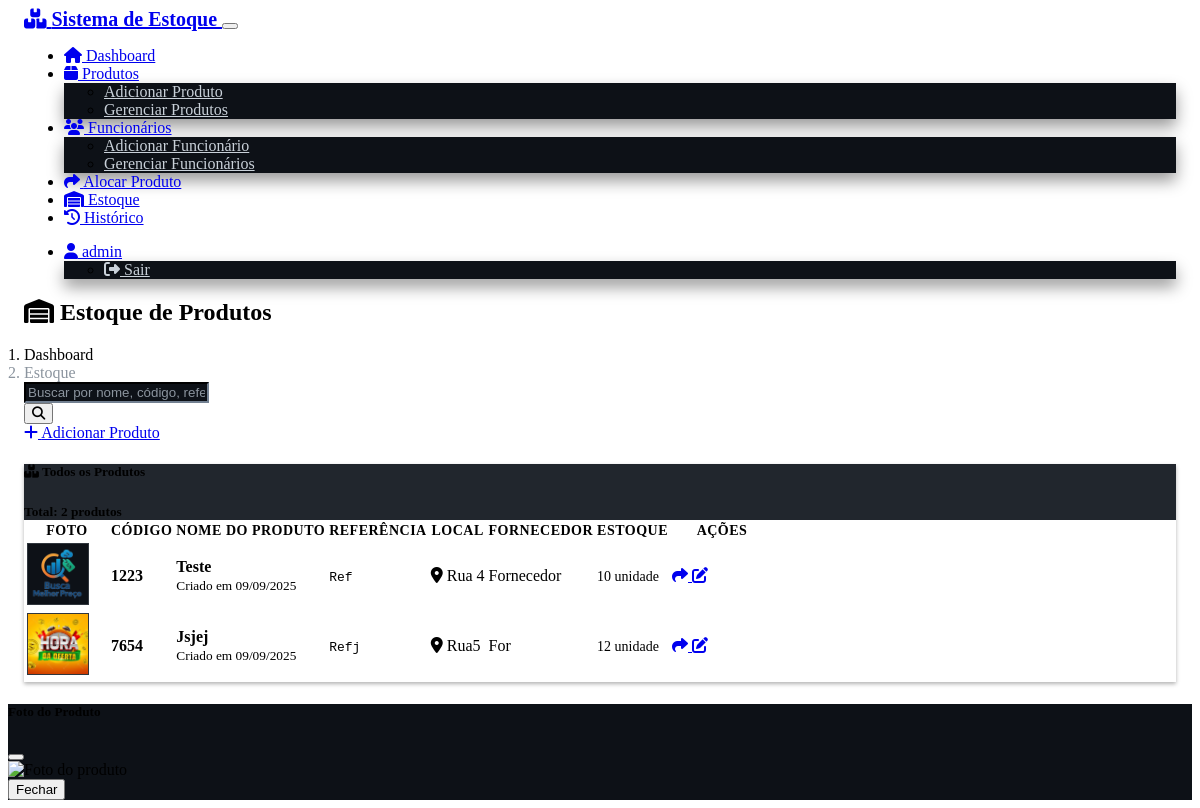
The page /inventory (signed in) on the database its author committed.
### models.py (models this page shows, shortened)
class User(UserMixin, db.Model):
    __tablename__ = 'users'
    id = db.Column(db.Integer, primary_key=True)
    username = db.Column(db.String(64), unique=True, nullable=False)
    email = db.Column(db.String(120), unique=True, nullable=False)
    password_hash = db.Column(db.String(256), nullable=False)
    role = db.Column(db.String(20), nullable=False, default='producao')  # 'almoxarifado', 'producao'
    is_admin = db.Column(db.Boolean, default=False)
    is_active = db.Column(db.Boolean, default=True)
    created_at = db.Column(db.DateTime, default=brazil_now)
    created_by = db.Column(db.Integer, db.ForeignKey('users.id'), nullable=True)
    reset_token = db.Column(db.String(120), nullable=True)
    reset_token_expires = db.Column(db.DateTime, nullable=True)
    allocations = db.relationship('Allocation', foreign_keys='Allocation.user_id', backref='user', lazy=True)

class Product(db.Model):
    __tablename__ = 'products'
    id = db.Column(db.Integer, primary_key=True)
    code = db.Column(db.String(50), unique=True, nullable=False)
    name = db.Column(db.String(200), nullable=False)
    supplier_reference = db.Column(db.String(100), nullable=True)
    location = db.Column(db.String(100), nullable=False)
    quantity = db.Column(db.Integer, nullable=False, default=0) # This line is not changed by the provided changes
    unit = db.Column(db.String(20), nullable=False)  # 'unidade', 'metros', 'pacote', 'cento'
    photo_filename = db.Column(db.String(255), nullable=True)
    supplier_name = db.Column(db.String(100), nullable=False)
    created_at = db.Column(db.DateTime, default=brazil_now)
    updated_at = db.Column(db.DateTime, default=brazil_now, onupdate=brazil_now)
    created_by = db.Column(db.Integer, db.ForeignKey('users.id'), nullable=False)
    allocations = db.relationship('Allocation', backref='product', lazy=True)
    stock_movements = db.relationship('StockMovement', backref='product', lazy=True)

### routes.py (the view)
@app.route('/inventory')
@login_required
def inventory():
    page = request.args.get('page', 1, type=int)
    search = request.args.get('search', '', type=str)
    query = Product.query
    if search:
        query = query.filter(
            Product.name.contains(search) |
            Product.code.contains(search) |
            Product.supplier_reference.contains(search)
        )
    products = query.paginate(
        page=page, per_page=20, error_out=False
    )
    form = AllocationForm()
    return render_template('inventory.html', products=products, search=search, form=form)

### forms.py
class AllocationForm(FlaskForm):
    product_search = StringField('Buscar Produto', validators=[DataRequired()])
    product_id = HiddenField('Product ID', validators=[DataRequired()])
    work_number = StringField('Número da Obra', validators=[DataRequired(), Length(max=50)])
    quantity = IntegerField('Quantidade', validators=[DataRequired(), NumberRange(min=1)])
    notes = TextAreaField('Observações')

### app.py (called while the page is built)
@login_manager.user_loader
def load_user(user_id):
    from models import User
    return User.query.get(int(user_id))

### templates/inventory.html (shortened to what this page needs)
{% extends "base.html" %}
{% block content %}
<div class="row">
    <div class="col-12">
        <h2><i class="fas fa-warehouse"></i> Estoque de Produtos</h2>
        <nav aria-label="breadcrumb">
            <ol class="breadcrumb">
                <li class="breadcrumb-item"><a href="{{ url_for('index') }}">Dashboard</a></li>
                <li class="breadcrumb-item active">Estoque</li>
            </ol>
        </nav>
    </div>
</div>
<div class="row mb-3">
    <div class="col-md-8">
        <form method="GET" class="d-flex">
            <div class="autocomplete-container me-2" style="flex-grow: 1;">
                <input type="text" name="search" class="form-control"
                       placeholder="Buscar por nome, código, referência ou local..."
                       value="{{ search }}" id="smartSearchInput">
            </div>
            <button type="submit" class="btn btn-outline-secondary ms-2">
                <i class="fas fa-search"></i>
            </button>
        </form>
    </div>
    <div class="col-md-4 text-end">
        {% if current_user.role == 'almoxarifado' %}
        <a href="{{ url_for('add_product') }}" class="btn btn-primary">
            <i class="fas fa-plus"></i> Adicionar Produto
        </a>
        {% endif %}
    </div>
</div>
<div class="card">
    <div class="card-header d-flex justify-content-between align-items-center">
        <h5><i class="fas fa-boxes"></i>
            {% if search %}
                Resultados da busca "{{ search }}"
            {% else %}
                Todos os Produtos
            {% endif %}
        </h5>
        <small class="text-muted">
            Total: {{ products.total }} produto{{ 's' if products.total != 1 else '' }}
        </small>
    </div>
    <div class="card-body">
        {% if products.items %}
        <div class="table-responsive">
            <table class="table table-hover">
                <thead>
                    <tr>
                        <th width="80">Foto</th>
                        <th>Código</th>
                        <th>Nome do Produto</th>
                        <th>Referência</th>
                        <th>Local</th>
                        <th>Fornecedor</th>
                        <th>Estoque</th>
                        <th width="100">Ações</th>
                    </tr>
                </thead>
                <tbody>
                    {% for product in products.items %}
                    <tr>
                        <td>
                            {% if product.photo_filename %}
                                <img src="{{ url_for('uploaded_file', filename=product.photo_filename) }}"
                                     alt="Foto do produto" class="img-thumbnail product-photo"
                                     style="width: 60px; height: 60px; object-fit: cover; cursor: pointer;"
                                     onclick="showProductPhoto('{{ product.photo_filename }}', '{{ product.code }}', '{{ product.name }}')"
                                     title="Clique para ampliar">
                            {% else %}
                                <div class="bg-secondary d-flex align-items-center justify-content-center rounded"
                                     style="width: 60px; height: 60px;">
                                    <i class="fas fa-image text-white"></i>
                                </div>
                            {% endif %}
                        </td>
                        <td>
                            <strong class="text-primary">{{ product.code }}</strong>
                        </td>
                        <td>
                            <div>
                                <strong>{{ product.name }}</strong>
                                <br>
                                <small class="text-muted">
                                    Criado em {{ product.created_at.strftime('%d/%m/%Y') }}
                                </small>
                            </div>
                        </td>
                        <td>
                            {% if product.supplier_reference %}
                                <code>{{ product.supplier_reference }}</code>
                            {% else %}
                                <span class="text-muted">-</span>
                            {% endif %}
                        </td>
                        <td>
                            <i class="fas fa-map-marker-alt text-muted"></i> {{ product.location }}
                        </td>
                        <td>
                            <span class="badge bg-info">{{ product.supplier_name }}</span>
                        </td>
                        <td>
                            {% if product.quantity > 10 %}
                                <span class="badge bg-success fs-6">
                                    {{ product.quantity|int }} {{ product.unit }}
                                </span>
                            {% elif product.quantity > 0 %}
                                <span class="badge bg-warning fs-6">
                                    {{ product.quantity|int }} {{ product.unit }}
                                </span>
                            {% else %}
                                <span class="badge bg-danger fs-6">
                                    Sem estoque
                                </span>
                            {% endif %}
                        </td>
                        <td>
                            <div class="btn-group btn-group-sm">
                                {% if product.quantity > 0 %}
                                <a href="{{ url_for('allocate_product', product_id=product.id) }}"
                                   class="btn btn-outline-primary"
                                   title="Alocar produto">
                                    <i class="fas fa-share"></i>
                                </a>
                                {% endif %}
                                {% if current_user.role == 'almoxarifado' %}
                                <a href="{{ url_for('edit_product', product_id=product.id) }}"
                                   class="btn btn-outline-secondary" title="Editar produto">
                                    <i class="fas fa-edit"></i>
                                </a>
                                {% endif %}
                            </div>
                        </td>
                    </tr>
                    {% endfor %}
                </tbody>
            </table>
        </div>
        {% endif %}
    </div>
</div>
{% endblock %}

### templates/base.html (shortened to what this page needs)
<!DOCTYPE html>
<html lang="pt-BR" data-bs-theme="dark">
<head>
    <link href="https://cdn.replit.com/agent/bootstrap-agent-dark-theme.min.css" rel="stylesheet">
    <link href="https://cdnjs.cloudflare.com/ajax/libs/font-awesome/6.4.0/css/all.min.css" rel="stylesheet">
    <link href="{{ url_for('static', filename='css/style.css') }}" rel="stylesheet">
</head>
<body>
    {% if current_user.is_authenticated %}
    <nav class="navbar navbar-expand-lg navbar-dark bg-primary">
        <div class="container">
            <a class="navbar-brand" href="{{ url_for('index') }}">
                <i class="fas fa-boxes"></i> Sistema de Estoque
            </a>
            <button class="navbar-toggler" type="button" data-bs-toggle="collapse" data-bs-target="#navbarNav">
            </button>
            <div class="collapse navbar-collapse" id="navbarNav">
                <ul class="navbar-nav me-auto">
                    <li class="nav-item">
                        <a class="nav-link" href="{{ url_for('index') }}">
                            <i class="fas fa-home"></i> Dashboard
                        </a>
                    </li>
                    {% if current_user.role == 'almoxarifado' %}
                    <li class="nav-item dropdown">
                        <a class="nav-link dropdown-toggle" href="#" role="button" data-bs-toggle="dropdown">
                            <i class="fas fa-box"></i> Produtos
                        </a>
                        <ul class="dropdown-menu">
                            <li><a class="dropdown-item" href="{{ url_for('add_product') }}">Adicionar Produto</a></li>
                            <li><a class="dropdown-item" href="{{ url_for('manage_products') }}">Gerenciar Produtos</a></li>
                        </ul>
                    </li>
                    {% if current_user.is_admin %}
                    <li class="nav-item dropdown">
                        <a class="nav-link dropdown-toggle" href="#" role="button" data-bs-toggle="dropdown">
                            <i class="fas fa-users"></i> Funcionários
                        </a>
                        <ul class="dropdown-menu">
                            <li><a class="dropdown-item" href="{{ url_for('add_employee') }}">Adicionar Funcionário</a></li>
                            <li><a class="dropdown-item" href="{{ url_for('manage_employees') }}">Gerenciar Funcionários</a></li>
                        </ul>
                    </li>
                    {% endif %}
                    {% endif %}
                    <li class="nav-item">
                        <a class="nav-link" href="{{ url_for('allocate_product') }}">
                            <i class="fas fa-share"></i> Alocar Produto
                        </a>
                    </li>
                    <li class="nav-item">
                        <a class="nav-link" href="{{ url_for('inventory') }}">
                            <i class="fas fa-warehouse"></i> Estoque
                        </a>
                    </li>
                    <li class="nav-item">
                        <a class="nav-link" href="{{ url_for('allocation_history') }}">
                            <i class="fas fa-history"></i> Histórico
                        </a>
                    </li>
                </ul>
                <ul class="navbar-nav">
                    <li class="nav-item dropdown">
                        <a class="nav-link dropdown-toggle" href="#" role="button" data-bs-toggle="dropdown">
                            <i class="fas fa-user"></i> {{ current_user.username }}
                        </a>
                        <ul class="dropdown-menu">
                            <li><a class="dropdown-item" href="{{ url_for('logout') }}">
                                <i class="fas fa-sign-out-alt"></i> Sair
                            </a></li>
                        </ul>
                    </li>
                </ul>
            </div>
        </div>
    </nav>
    {% endif %}
    <main class="container my-4">
        {% block content %}{% endblock %}
    </main>
    <div class="modal fade" id="globalPhotoModal" tabindex="-1">
        <div class="modal-dialog modal-lg modal-dialog-centered">
            <div class="modal-content">
                <div class="modal-header">
                    <h5 class="modal-title" id="globalPhotoModalTitle">Foto do Produto</h5>
                    <button type="button" class="btn-close" data-bs-dismiss="modal"></button>
                </div>
                <div class="modal-body text-center">
                    <img id="globalPhotoModalImage" src="" alt="Foto do produto" class="img-fluid rounded" style="max-height: 70vh;">
                </div>
                <div class="modal-footer">
                    <button type="button" class="btn btn-secondary" data-bs-dismiss="modal">Fechar</button>
                </div>
            </div>
        </div>
    </div>
</body>
</html>

### static/css/style.css (style rules this page uses)
:root { --bs-body-bg: #0d1117; --bs-body-color: #c9d1d9; --custom-border-color: #30363d; --custom-hover-bg: #21262d; }
.img-thumbnail { border: 1px solid var(--custom-border-color); background-color: var(--bs-body-bg); }
.badge { font-weight: 500; }
.badge.fs-6 { font-size: 0.875rem !important; }
.table th { border-color: var(--custom-border-color); font-weight: 600; font-size: 0.875rem; text-transform: uppercase; letter-spacing: 0.5px; }
.table td { border-color: var(--custom-border-color); vertical-align: middle; }
.card { border-color: var(--custom-border-color); box-shadow: 0 0.125rem 0.25rem rgba(0, 0, 0, 0.3); }
.card-header { border-color: var(--custom-border-color); background-color: var(--custom-hover-bg); font-weight: 600; }
.form-control { border-color: var(--custom-border-color); background-color: var(--bs-body-bg); color: var(--bs-body-color); }
.form-control::placeholder { color: #8b949e; }
.navbar-brand { font-weight: 700; font-size: 1.25rem; }
.nav-link { font-weight: 500; }
.dropdown-menu { border-color: var(--custom-border-color); background-color: var(--bs-body-bg); box-shadow: 0 0.5rem 1rem rgba(0, 0, 0, 0.4); }
.dropdown-item { color: var(--bs-body-color); }
.modal-content { border-color: var(--custom-border-color); background-color: var(--bs-body-bg); }
.modal-header { border-color: var(--custom-border-color); }
.modal-footer { border-color: var(--custom-border-color); }
.breadcrumb { background-color: transparent; padding: 0; margin: 0; }
.breadcrumb-item + .breadcrumb-item::before { color: #6c757d; }
.breadcrumb-item a { color: var(--bs-primary); text-decoration: none; }
.breadcrumb-item.active { color: #8b949e; }
tbody tr { transition: background-color 0.3s ease; }
.container { padding-left: 1rem; padding-right: 1rem; }
.product-photo { transition: transform 0.2s ease, box-shadow 0.2s ease; }
tbody tr { transition: all 0.3s ease; }

### rows shown on the page
User: username "admin"
Product: photo_filename (picture), code "1223", name "Teste", created_at "09/09/2025", supplier_reference "Ref", location "Rua 4", supplier_name "Fornecedor", quantity "10", unit "unidade"
Product: photo_filename (picture), code "7654", name "Jsjej", created_at "09/09/2025", supplier_reference "Refj", location "Rua5", supplier_name "For", quantity "12", unit "unidade"

### other values the page prints
{{ products.total }} "2"
{{ 's' if products.total != 1 else '' }} "s"
